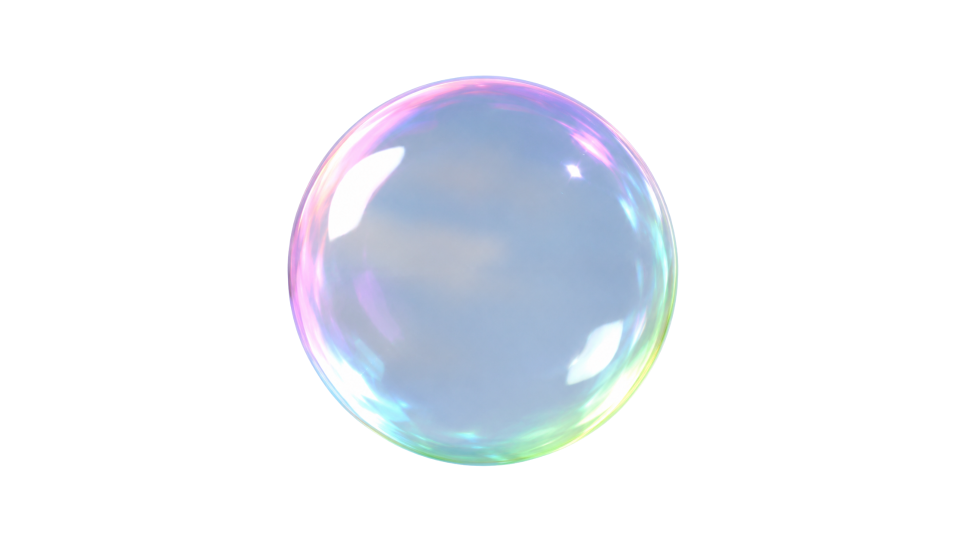
#> input picture myvoice/scripts/anhla/vongoai.png, 1920 x 1080 px (shown at 1/2 size); its folder holds only this picture in this run
$ python bubble_video.py anhla/vongoai.png
#> lines starting #> are read from the running program, lines starting #| are printed output that depends on the picture
"""
Hiệu ứng BONG BÓNG XÀ PHÒNG 3D ánh cầu vồng — render THẲNG lên video theo clip.

Đường đi: bong bóng bay THẲNG theo đường xéo từ góc TRÁI-DƯỚI → PHẢI-TRÊN
(không ziczac). Có 2 loại tốc độ: NHANH và CHẬM.

Hiệu ứng tổng thể của cả clip: TRỐNG → ĐẦY → TAN
  - Đầu clip màn hình trống, bong bóng sinh dần từ đáy bay lên cho đầy.
  - Cuối clip cả lớp bong bóng MỜ TAN dần (FADE_OUT_SEC giây cuối).

Vẻ ngoài bong bóng: DÙNG ẢNH vỏ ngoài có sẵn (anhla/vongoai.png), phóng/thu theo
cỡ — KHÔNG tự vẽ vành cầu vồng/viền/đốm sáng nữa.
  - Vỏ bong bóng = ảnh vongoai.png (đã có sẵn vành óng ánh + phản xạ).
  - Bên trong là ẢNH (thư mục Anh/) bo tròn đặt giữa, hoặc nốt nhạc nếu không có ảnh.
  - Đốm phản xạ sáng của vỏ được "screen" đè lại lên ảnh để trông như nằm sau lớp kính.
  - Thêm bong bóng "bé tý" trang trí (chỉ vỏ, không ảnh).

Cách làm: render từng frame lớp bong bóng (RGBA trong suốt) rồi PIPE thẳng cho
ffmpeg overlay lên video gốc trong 1 lượt, GIỮ nguyên âm thanh gốc (không tạo
file overlay trung gian).

Hai chế độ (đặt RENDER_MODE):
    "transparent"  → xuất MOV nền RỖNG (kênh alpha) để TỰ ghép lên video khác  ← mặc định
    "burn"         → ghép bong bóng thẳng lên video INPUT, xuất .mp4 (giữ tiếng gốc)

Cách dùng:
    python bubble_video.py                   # theo RENDER_MODE: -> OUTPUT_MOV (hoặc OUTPUT)
    python bubble_video.py ref.mp4 out.mov   # transparent: ref.mp4 chỉ để lấy kích thước/fps
    python bubble_video.py in.mp4 out.mp4    # burn: ghép thẳng lên in.mp4

Thư viện: numpy, Pillow (vẽ nốt nhạc), ffmpeg/ffprobe.
"""

import sys
import random
import subprocess
from pathlib import Path

import numpy as np
from PIL import Image, ImageDraw


# ════════════════════════════════════════════════════════════════════════════
#  THAM SỐ — chỉnh tại đây
# ════════════════════════════════════════════════════════════════════════════
_HERE = Path(__file__).resolve().parent

INPUT  = "D:/Python/omnivoice/OmniVoice/myvoice/videongang/一起来邂逅宫崎骏的夏天_哔哩哔哩_bilibili.mp4"
OUTPUT = "D:/Python/omnivoice/OmniVoice/myvoice/scripts/bubbles_output.mp4"          # chế độ "burn"
OUTPUT_MOV = "D:/Python/omnivoice/OmniVoice/myvoice/scripts/bubbles_overlay.mov"     # chế độ "transparent"

# — CHẾ ĐỘ RENDER —
#   "transparent" = xuất MOV nền RỖNG (kênh alpha) để bạn TỰ ghép lên video khác  ← QUAN TRỌNG
#   "burn"        = ghép bong bóng THẲNG lên video INPUT, xuất .mp4 (giữ tiếng gốc)
RENDER_MODE      = "transparent"
# Kích thước/fps cho MOV nền rỗng khi KHÔNG có video tham chiếu (nếu có thì lấy theo video)
OUTPUT_WIDTH     = 1920
OUTPUT_HEIGHT    = 1080
OUTPUT_FPS       = 30.0

# — Render theo từng clip: TRỐNG → ĐẦY → TAN —
CLIP_SECONDS     = 30.0      # độ dài video kết quả (giây); None = lấy trọn độ dài video gốc
SPAWN_RATE       = 2.2       # số bong bóng sinh ra mỗi giây (đầu clip trống, sinh dần cho đầy)
MAX_BUBBLES      = 16        # số bong bóng tối đa hiện cùng lúc (mật độ; nhỏ = thưa)
FADE_OUT_SEC     = 3.0       # vài giây CUỐI clip: cả lớp bong bóng mờ tan dần

# — Đường đi: bay THẲNG theo đường xéo trái-dưới → phải-trên (không ziczac) —
SLOW_SPEED       = 100.0      # tốc độ bay (dọc) của loại CHẬM (px/giây) — +20%
FAST_SPEED       = 228.0     # tốc độ bay (dọc) của loại NHANH (px/giây) — +20%
FAST_FRAC        = 0.40      # tỉ lệ bong bóng loại NHANH (còn lại là chậm)
DRIFT_RATIO      = 0.55      # độ "xéo": tỉ lệ ngang/dọc (>0 = lệch sang PHẢI khi bay lên)

# — Số lượng & kích thước —
TINY_FRAC        = 0.45      # tỉ lệ bong bóng "bé tý" trang trí (không ảnh)
SIZE_MIN         = 75        # đường kính nhỏ nhất của bong bóng có ảnh (px)
SIZE_MAX         = 160       # đường kính lớn nhất (px)
TINY_MIN         = 18        # đường kính bé nhất của loại bé tý (px)
TINY_MAX         = 44        # đường kính lớn nhất của loại bé tý (px)
FADE_START_FRAC  = 0.18      # mỗi bong bóng mờ nhẹ khi tâm vào 18% trên cùng (tránh cắt cứng ở đỉnh)

# — Vỏ ngoài bong bóng: ẢNH có sẵn (thay cho việc tự vẽ vành/viền/đốm sáng) —
SHELL_IMAGE      = str(_HERE / "anhla" / "vongoai.png")  # ảnh vỏ bong bóng (RGBA, nền trong)
SHELL_OPACITY    = 1.0       # độ đục của vỏ (1 = như ảnh gốc; <1 = nhìn xuyên thấy video sau)
SPEC_THRESH      = 200.0     # ngưỡng sáng coi là "phản xạ" của vỏ (0..255)
SPEC_STRENGTH    = 0.85      # độ đậm khi "screen" phản xạ của vỏ ĐÈ lại lên ảnh bên trong
NOTE_ALPHA       = 0.80      # độ đậm của nốt nhạc (chỉ dùng khi KHÔNG có ảnh)

# — Ảnh bên trong bong bóng (thay cho nốt nhạc) —
IMAGE_DIR        = str(_HERE.parent / "Anh")   # thư mục ảnh; rỗng/không ảnh → quay lại nốt nhạc
IMAGE_EXTS       = {".png", ".jpg", ".jpeg", ".webp"}
INNER_FRAC       = 0.92      # đường kính ảnh (bo tròn) so với đường kính bong bóng — SÁT VIỀN hơn
INNER_FEATHER    = 0.07      # dải MỜ NGẮN ở vòng ngoài: ảnh mở/tan dần vào vỏ (chuẩn hoá; nhỏ = mờ ít)
INNER_OPACITY    = 0.97      # độ rõ của ảnh (cao = chân thật, ít bị vỏ phủ lên)

# — Bong bóng "ngôi sao": LUÔN có 1 bóng TO NHẤT mang ảnh này trên màn hình —
FEATURE_IMAGE_NAME = "Pink.png"  # tên ảnh trong Anh/ dùng cho bong bóng to nhất (luôn hiện)
FEATURE_IN_RANDOM  = False       # True = ảnh này còn được dùng ngẫu nhiên ở các bóng khác
FEATURE_OVERLAP    = 0.70        # nhịp sinh bóng feature = OVERLAP × đời sống (nhỏ → luôn ≥1 bóng hiện)

# — Khác —
SEED             = 42        # hạt ngẫu nhiên cố định (None = mỗi lần khác nhau)
FFMPEG           = "ffmpeg"
FFPROBE          = "ffprobe"


# ── Ép UTF-8 cho stdout/stderr khi chạy độc lập (in được tiếng Việt) ──────────
for _name in ("stdout", "stderr"):
    _s = getattr(sys, _name)
    if hasattr(_s, "buffer"):
        import io
        setattr(sys, _name, io.TextIOWrapper(_s.buffer, encoding="utf-8", errors="replace"))


# ── Nạp ẢNH vỏ bong bóng 1 lần: cắt theo viền alpha rồi đệm về VUÔNG (giữ tâm) ──
#   Bong bóng trong ảnh thường không phủ kín khung; cắt đúng phần bong bóng rồi
#   đệm về ô vuông để khi thu/phóng về d×d không bị méo và vẫn nằm GIỮA sprite.
def _load_shell_base() -> np.ndarray:
    """Trả ảnh vỏ RGBA uint8 hình VUÔNG, bong bóng nằm giữa, ngoài viền trong suốt."""
    im = Image.open(SHELL_IMAGE).convert("RGBA")
#> im is the input picture: PIL image 1920x1080 RGBA; mean R, G, B, A 41.8, 45, 50.7, 58.8
    arr = np.asarray(im)
    alpha = arr[..., 3]
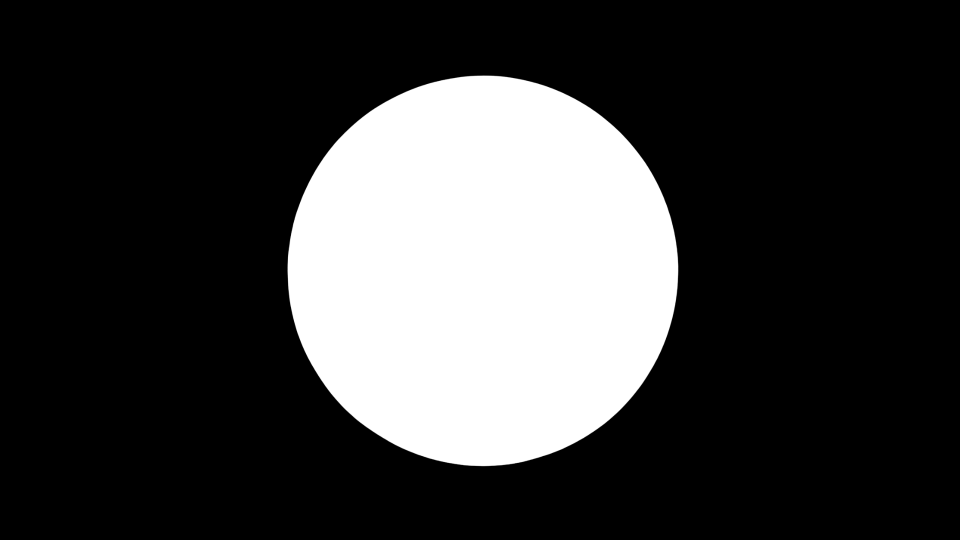
#> alpha: shape (1080, 1920) (shown at 1/2 size); min 0, max 255, mean 58.8
    ys, xs = np.where(alpha > 8)
    if len(xs) == 0:
        return arr.copy()
    x0, x1 = int(xs.min()), int(xs.max()) + 1
#> x0 = 575; x1 = 1357
    y0, y1 = int(ys.min()), int(ys.max()) + 1
#> y0 = 150; y1 = 933
    crop = arr[y0:y1, x0:x1]
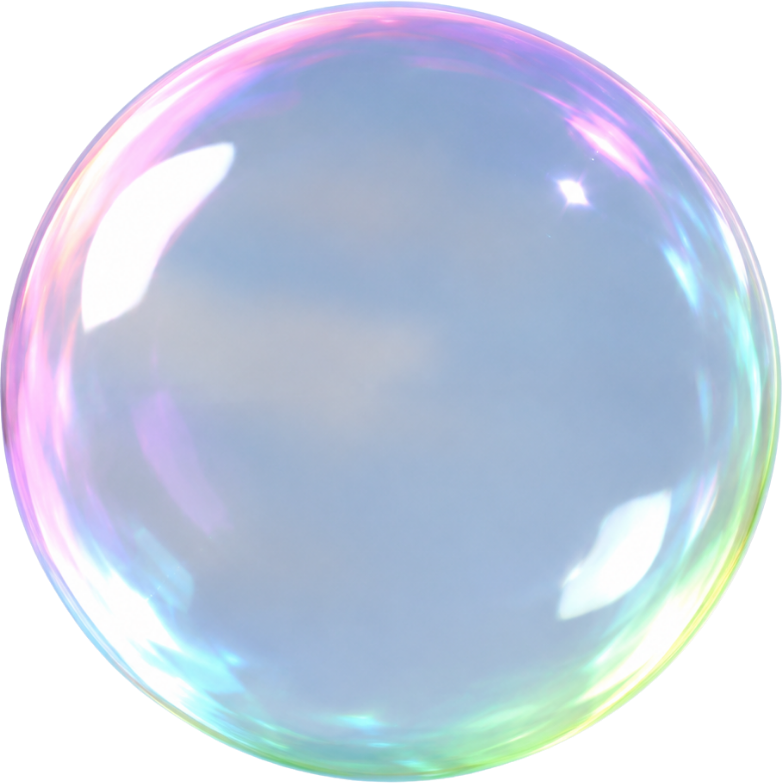
#> crop: shape (783, 782, 4); mean R, G, B, A 141.5, 152.6, 171.6, 199.3; transparent parts drawn white
    h, w = crop.shape[:2]
#> h = 783; w = 782
    s = max(h, w)
#> s = 783
    sq = np.zeros((s, s, 4), dtype=np.uint8)
    oy, ox = (s - h) // 2, (s - w) // 2
#> oy = 0; ox = 0
    sq[oy:oy + h, ox:ox + w] = crop
    return sq

_SHELL_BASE = _load_shell_base()   # ảnh vỏ vuông, tính sẵn 1 lần


def _load_image_paths():
    p = Path(IMAGE_DIR)
    if not p.exists():
        return []
    return sorted(q for q in p.iterdir() if q.suffix.lower() in IMAGE_EXTS)

IMAGES = _load_image_paths()   # danh sách ảnh để bỏ vào bong bóng (rỗng → dùng nốt nhạc)

# Chỉ số ảnh "ngôi sao" (Pink.png) và nhóm ảnh cho bong bóng ngẫu nhiên
FEATURE_INDEX = next(
    (i for i, p in enumerate(IMAGES) if p.name.lower() == FEATURE_IMAGE_NAME.lower()),
    None,
)
RANDOM_IMAGE_INDICES = [
    i for i in range(len(IMAGES))
    if FEATURE_IN_RANDOM or i != FEATURE_INDEX                  # loại ảnh feature khỏi nhóm ngẫu nhiên
]


def _smoothstep(e0: float, e1: float, x: np.ndarray) -> np.ndarray:
    t = np.clip((x - e0) / (e1 - e0), 0.0, 1.0)
    return t * t * (3.0 - 2.0 * t)


# ── Vẽ nốt nhạc bằng vector (không phụ thuộc font) ───────────────────────────
#   style 1 = ♪ · style 2 = ♫ (1 dầm) · style 3 = ♬ (2 dầm)
# [87 lines left out: functions _render_note, _circular_mask, _build_inner_image, _build_inner_note, _build_inner, not called in this run]


# ── Vỏ bong bóng theo đường kính d: thu/phóng ảnh vỏ về d×d (cache theo d) ──
_SHELL_CACHE: dict = {}

# [21 lines left out: functions _get_shell, _build_sprite, not called in this run]


_SPRITE_CACHE: dict = {}

# [6 lines left out: function _get_sprite, not called in this run]


class Bubble:
    __slots__ = ("d", "inner_key", "x0", "y0", "speed", "vx",
                 "t_spawn", "t_despawn", "sprite")


# [143 lines left out: functions _make_bubble, _make_feature_bubble, _build_schedule, _global_fade, _composite_over, _render_frame, not called in this run]


# ════════════════════════════════════════════════════════════════════════════
#  RENDER MOV NỀN RỖNG (kênh alpha) — để GHÉP lên video khác sau này
#  qtrle/argb = lossless, giữ trong suốt. CPU-only (NVENC không hỗ trợ alpha).
# ════════════════════════════════════════════════════════════════════════════
def _transparent_render_spec(ref_path: Path):
    """Khung/fps/độ dài cho MOV nền rỗng: lấy theo video tham chiếu nếu có, không thì dùng mặc định."""
    W, H, fps = OUTPUT_WIDTH, OUTPUT_HEIGHT, OUTPUT_FPS
    if ref_path.exists():
        W, H = _probe_size(ref_path)
        fps = _probe_fps(ref_path)
        if CLIP_SECONDS is None:
            return W, H, fps, _probe_duration(ref_path)
    return W, H, fps, float(CLIP_SECONDS or 30.0)


def render_transparent_mov(out_path: Path, ref_path: Path):
    W, H, fps, duration = _transparent_render_spec(ref_path)
    n_frames = int(round(duration * fps))
    bubbles = _build_schedule(W, H, duration)
    print(f"Khung {W}x{H}  fps={fps:.3f}  dài={duration:.2f}s  — {len(bubbles)} bong bóng")

    cmd = [
        FFMPEG, "-y",
        "-f", "rawvideo", "-pix_fmt", "rgba", "-s", f"{W}x{H}", "-r", f"{fps}", "-i", "-",
        "-an",
        "-c:v", "qtrle", "-pix_fmt", "argb",              # codec giữ ALPHA (nền trong suốt)
        str(out_path),
    ]
    proc = subprocess.Popen(cmd, stdin=subprocess.PIPE)
    try:
        for i in range(n_frames):
            frame = _render_frame(i / fps, bubbles, W, H, duration)
            proc.stdin.write(frame.tobytes())
            if (i + 1) % max(1, n_frames // 10) == 0:
                print(f"  {i + 1}/{n_frames} frame")
    finally:
        proc.stdin.close()
        rc = proc.wait()
    if rc != 0:
        print("[LỖI] ffmpeg render MOV nền rỗng thất bại.", file=sys.stderr)
        sys.exit(1)


# ════════════════════════════════════════════════════════════════════════════
#  RENDER bong bóng THẲNG lên video (trống → đầy → tan), giữ âm thanh gốc
#  Pipe từng frame RGBA cho ffmpeg overlay lên video gốc trong 1 lượt.
# ════════════════════════════════════════════════════════════════════════════
# [37 lines left out: function render_onto_video, not called in this run]


# ════════════════════════════════════════════════════════════════════════════
#  GHÉP overlay (LẶP) lên video, giữ âm thanh gốc — do ffmpeg làm (nhanh)
# ════════════════════════════════════════════════════════════════════════════
def _probe_size(p: Path):
    r = subprocess.run(
        [FFPROBE, "-v", "error", "-select_streams", "v:0",
         "-show_entries", "stream=width,height", "-of", "csv=p=0:s=x", str(p)],
        capture_output=True, text=True)
    w, h = r.stdout.strip().split("x")
    return int(w), int(h)


# [23 lines left out: functions _has_audio, _probe_fps, _probe_duration, not called in this run]


def _unique_path(path: Path) -> Path:
    """Trả về đường dẫn CHƯA tồn tại: nếu trùng thì thêm _2, _3, ... để KHÔNG đè bản cũ."""
    if not path.exists():
        return path
    n = 2
    while True:
        cand = path.with_name(f"{path.stem}_{n}{path.suffix}")
        if not cand.exists():
            return cand
        n += 1


def main():
    args = sys.argv[1:]
    ref_path = Path(args[0]) if len(args) >= 1 else Path(INPUT)

    if RENDER_MODE == "transparent":
        # MOV nền RỖNG để ghép lên video khác — video tham chiếu (nếu có) chỉ để lấy kích thước/fps
        out_path = Path(args[1]) if len(args) >= 2 else Path(OUTPUT_MOV)
        if out_path.suffix.lower() != ".mov":
            out_path = out_path.with_suffix(".mov")
        out_path = _unique_path(out_path)                 # không đè bản cũ → tạo bản mới
        print(f"Render MOV NỀN RỖNG (để ghép video khác): {out_path.name}  (trống → đầy → tan)")
        render_transparent_mov(out_path, ref_path)
#> (the call stopped at in _probe_size, `r = subprocess.run( [FFPROBE, "-v", "error", "-select_streams", "v:0",..`: subprocess is not available in this run)
        print(f"Hoàn tất → {out_path}")
    else:  # "burn"
        out_path = Path(args[1]) if len(args) >= 2 else Path(OUTPUT)
        if not ref_path.exists():
            print(f"[LỖI] Không tìm thấy video đầu vào: {ref_path}")
            sys.exit(1)
        out_path = _unique_path(out_path)                 # không đè bản cũ → tạo bản mới
        print(f"Render bong bóng lên: {ref_path.name}  (trống → đầy → tan, giữ âm thanh gốc)")
        render_onto_video(ref_path, out_path)
        print(f"Hoàn tất → {out_path}")


if __name__ == "__main__":
    main()
